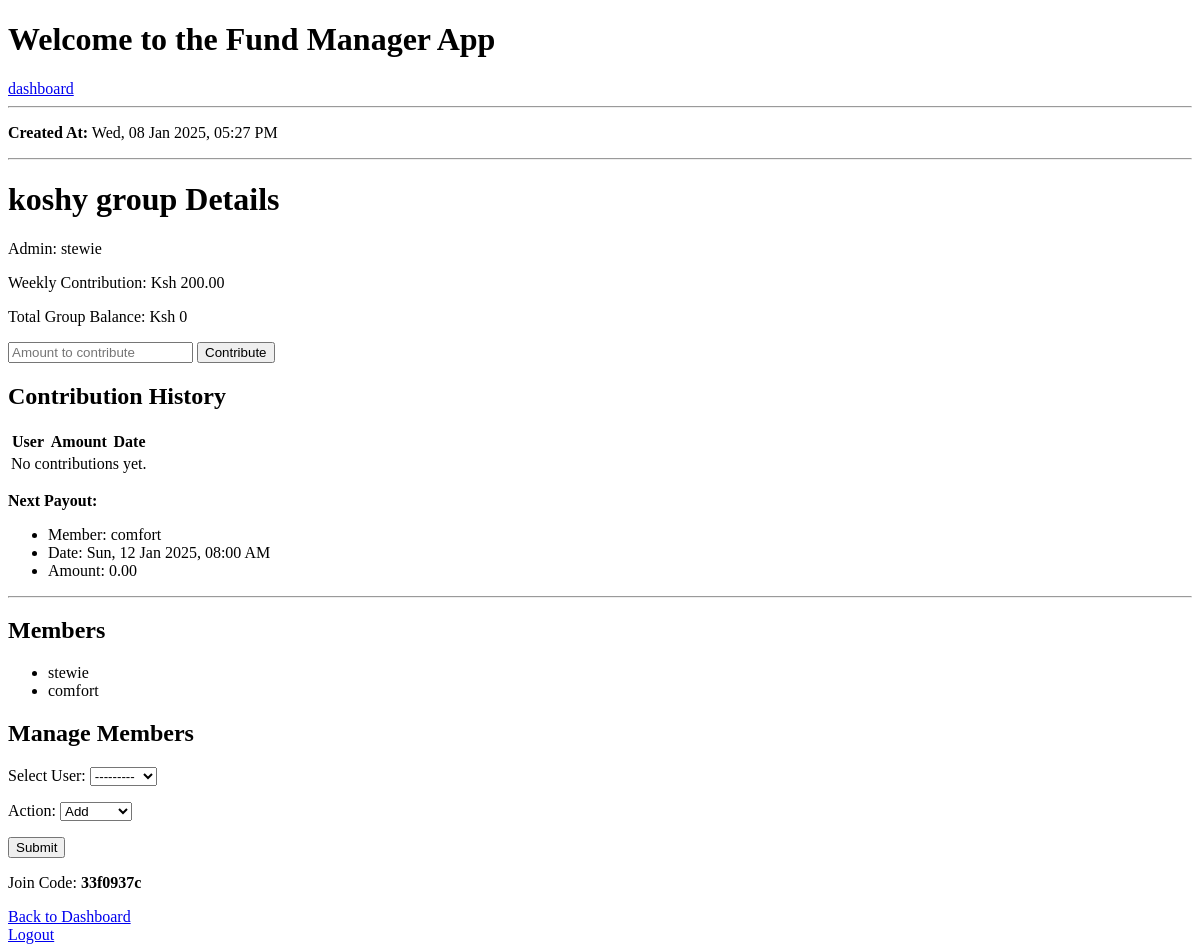
/group/2/ (signed in), run on an earlier commit of the app's database.
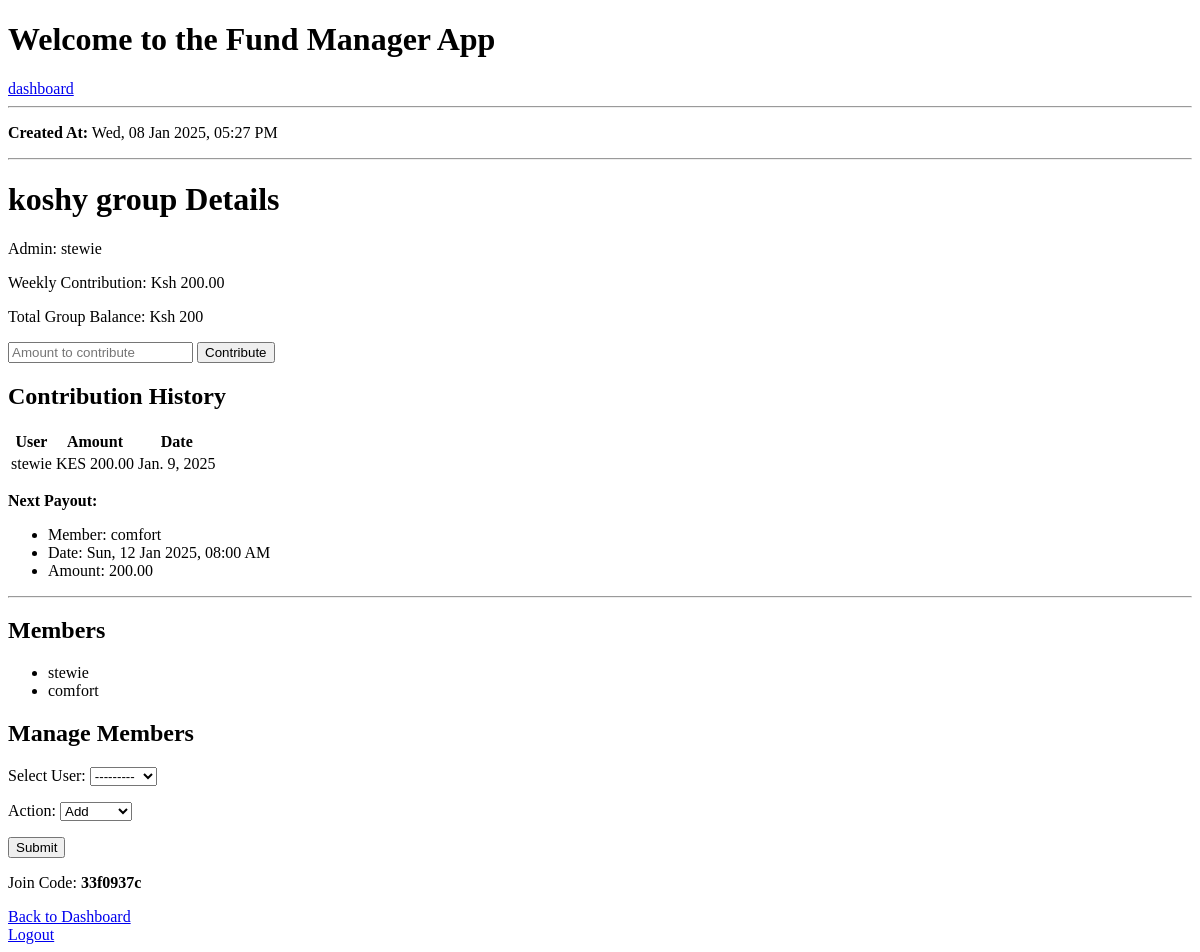
And on a later commit of the database.
### contributions/models.py (models this page shows, shortened)
class Contribution(models.Model):
    member = models.ForeignKey(User, on_delete=models.CASCADE)
    group = models.ForeignKey(Group, on_delete=models.CASCADE)
    amount = models.DecimalField(max_digits=10, decimal_places=2)
    contribution_date = models.DateField(default=date.today)

### contributions/views.py (the view, shortened to what this page needs)
# urls.py: path('group/<int:group_id>/', views.group_detail, name='group_detail'),
@login_required
def group_detail(request, group_id):
    group = get_object_or_404(Group, id=group_id)
    contributions = Contribution.objects.filter(group=group).order_by('-contribution_date')
    if request.user not in group.members.all():
        messages.error(request, "You are not authorized to view this group.")
        return redirect('dashboard')
    contributions = group.contribution_set.all()  # Fetch all contributions for this group
    total_balance = contributions.aggregate(total=models.Sum('amount'))['total'] or 0
    group_balances = contributions.values('group').annotate(total_amount=Sum('amount'))
    form = MemberManagementForm()
    members = group.members.all().order_by('username')  # Alphabetical order
    total_balance = group.contribution_set.aggregate(total=models.Sum('amount'))['total'] or 0
    cycle_length = group.payoutcycle_set.count()
    next_member_index = cycle_length % members.count()  # Circular index
    next_member = members[next_member_index]
    next_payout_date = (now() + timedelta(days=(6 - now().weekday()))).replace(hour=8, minute=0, second=0, microsecond=0)
    return render(request, 'contributions/group_detail.html', {
        'group': group,
        'form': form,
        'contributions': contributions,
        'total_balance': total_balance,
        'group_balances': group_balances,
        'next_member': next_member,
        'next_payout_date': next_payout_date,
        'created_at': group.created_at,
    })

### contributions/forms.py
class MemberManagementForm(forms.Form):
    user = forms.ModelChoiceField(queryset=User.objects.all(), label="Select User")
    action = forms.ChoiceField(choices=[('add', 'Add'), ('remove', 'Remove')], label="Action")

### contributions/templates/contributions/group_detail.html (shortened to what this page needs)
{% extends 'contributions/base.html' %}
{% block content %}
<p><strong>Created At:</strong> {{ group.created_at|date:"D, d M Y, h:i A" }}</p>
<hr>
<h1>{{ group.name }} Details</h1>
<p>Admin: {{ group.admin.username }}</p>
<p>Weekly Contribution: Ksh {{ group.weekly_contribution }}</p>
<p>Total Group Balance: Ksh {{ total_balance }}</p>
<form method="post" action="{% url 'contribute' %}">
    <input type="number" name="amount" placeholder="Amount to contribute">
    <button type="submit">Contribute</button>
</form>
<h2>Contribution History</h2>
<table>
    <thead>
        <tr>
            <th>User</th>
            <th>Amount</th>
            <th>Date</th>
        </tr>
    </thead>
    <tbody>
        {% for contribution in contributions %}
        <tr>
            <td>{{ contribution.member.username }}</td>
            <td>KES {{ contribution.amount }}</td>
            <td>{{ contribution.contribution_date }}</td>
        </tr>
        {% empty %}
        <tr>
            <td colspan="3">No contributions yet.</td>
        </tr>
        {% endfor %}
    </tbody>
</table>
<p><strong>Next Payout:</strong></p>
<ul>
    <li>Member: {{ next_member.username }}</li>
    <li>Date: {{ next_payout_date|date:"D, d M Y, h:i A" }}</li>
    <li>Amount: {{ total_balance|floatformat:2 }}</li>
</ul>
<hr>
<h2>Members</h2>
<ul>
    {% for member in group.members.all %}
        <li>{{ member.username }}</li>
    {% endfor %}
</ul>
{% if user == group.admin %}
    <h2>Manage Members</h2>
    <form method="post" action="{% url 'group_detail' group.id %}">
        {{ form.as_p }}
        <button type="submit" name="manage_member">Submit</button>
    </form>
    {% if group.join_code %}
        <p>Join Code: <strong>{{ group.join_code }}</strong></p>
    {% endif %}
{% endif %}
<a href="{% url 'dashboard' %}">Back to Dashboard</a>
{% endblock %}

What changed in the data, as far as the page shows it:
added Contribution: member.username "stewie", amount "200.00", contribution_date "Jan. 9, 2025"
Also different on the page:
{{ total_balance }}: "0" → "200"
{{ total_balance|floatformat:2 }}: "0.00" → "200.00"
text no longer shown: "No contributions yet."
